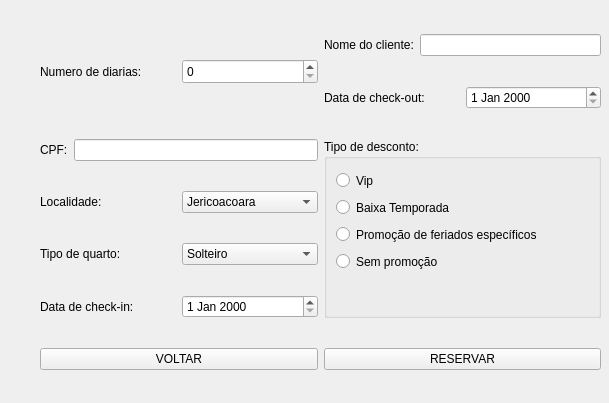
<?xml version="1.0" encoding="UTF-8"?>
<ui version="4.0">
 <class>ReservarDialog</class>
 <widget class="QWidget" name="ReservarDialog">
  <property name="geometry">
   <rect>
    <x>0</x>
    <y>0</y>
    <width>609</width>
    <height>403</height>
   </rect>
  </property>
  <property name="windowTitle">
   <string>Dialog</string>
  </property>
  <widget class="QWidget" name="">
   <property name="geometry">
    <rect>
     <x>40</x>
     <y>10</y>
     <width>561</width>
     <height>391</height>
    </rect>
   </property>
   <layout class="QGridLayout" name="gridLayout">
    <item row="6" column="1">
     <widget class="QPushButton" name="pushButtonReservar">
      <property name="text">
       <string>RESERVAR</string>
      </property>
     </widget>
    </item>
    <item row="6" column="0">
     <widget class="QPushButton" name="pushButtonVoltar">
      <property name="text">
       <string>VOLTAR</string>
      </property>
     </widget>
    </item>
    <item row="0" column="1">
     <layout class="QHBoxLayout" name="horizontalLayout_7">
      <item>
       <widget class="QLabel" name="label_5">
        <property name="text">
         <string>Nome do cliente:</string>
        </property>
       </widget>
      </item>
      <item>
       <widget class="QLineEdit" name="lineEditNomeCliente"/>
      </item>
     </layout>
    </item>
    <item row="1" column="1">
     <layout class="QHBoxLayout" name="horizontalLayout">
      <item>
       <widget class="QLabel" name="label_7">
        <property name="text">
         <string>Data de check-out:</string>
        </property>
       </widget>
      </item>
      <item>
       <widget class="QDateEdit" name="dateEditCheckOut"/>
      </item>
     </layout>
    </item>
    <item row="2" column="1" rowspan="4">
     <widget class="QGroupBox" name="groupBoxDesconto">
      <property name="title">
       <string>Tipo de desconto:</string>
      </property>
      <widget class="QRadioButton" name="radioButtonVip">
       <property name="geometry">
        <rect>
         <x>12</x>
         <y>31</y>
         <width>41</width>
         <height>21</height>
        </rect>
       </property>
       <property name="text">
        <string>Vip</string>
       </property>
      </widget>
      <widget class="QRadioButton" name="radioButtonBaixaTemporada">
       <property name="geometry">
        <rect>
         <x>12</x>
         <y>58</y>
         <width>114</width>
         <height>21</height>
        </rect>
       </property>
       <property name="text">
        <string>Baixa Temporada</string>
       </property>
      </widget>
      <widget class="QRadioButton" name="radioButtonPromocao">
       <property name="geometry">
        <rect>
         <x>12</x>
         <y>85</y>
         <width>201</width>
         <height>21</height>
        </rect>
       </property>
       <property name="text">
        <string>Promoção de feriados específicos</string>
       </property>
      </widget>
      <widget class="QRadioButton" name="radioButtonSemDesconto">
       <property name="geometry">
        <rect>
         <x>12</x>
         <y>112</y>
         <width>105</width>
         <height>21</height>
        </rect>
       </property>
       <property name="text">
        <string>Sem promoção</string>
       </property>
      </widget>
     </widget>
    </item>
    <item row="5" column="0">
     <layout class="QHBoxLayout" name="horizontalLayout_6">
      <item>
       <widget class="QLabel" name="label_2">
        <property name="text">
         <string>Data de check-in:</string>
        </property>
       </widget>
      </item>
      <item>
       <widget class="QDateEdit" name="dateEditCheckIn"/>
      </item>
     </layout>
    </item>
    <item row="4" column="0">
     <layout class="QHBoxLayout" name="horizontalLayout_5">
      <item>
       <widget class="QLabel" name="label_4">
        <property name="text">
         <string>Tipo de quarto:</string>
        </property>
       </widget>
      </item>
      <item>
       <widget class="QComboBox" name="comboBox_2TipoQuarto">
        <item>
         <property name="text">
          <string>Solteiro</string>
         </property>
        </item>
        <item>
         <property name="text">
          <string>Duplo</string>
         </property>
        </item>
        <item>
         <property name="text">
          <string>Triplo</string>
         </property>
        </item>
        <item>
         <property name="text">
          <string>Quádruplo</string>
         </property>
        </item>
        <item>
         <property name="text">
          <string>Casal</string>
         </property>
        </item>
       </widget>
      </item>
     </layout>
    </item>
    <item row="3" column="0">
     <layout class="QHBoxLayout" name="horizontalLayout_4">
      <item>
       <widget class="QLabel" name="label">
        <property name="text">
         <string>Localidade:</string>
        </property>
       </widget>
      </item>
      <item>
       <widget class="QComboBox" name="comboBoxLocalidade">
        <item>
         <property name="text">
          <string>Jericoacoara</string>
         </property>
        </item>
        <item>
         <property name="text">
          <string>Canoa Quebrada</string>
         </property>
        </item>
        <item>
         <property name="text">
          <string>Cumbuco</string>
         </property>
        </item>
       </widget>
      </item>
     </layout>
    </item>
    <item row="2" column="0">
     <layout class="QHBoxLayout" name="horizontalLayout_3">
      <item>
       <widget class="QLabel" name="label_6">
        <property name="text">
         <string>CPF:</string>
        </property>
       </widget>
      </item>
      <item>
       <widget class="QLineEdit" name="lineEditCpfCliente"/>
      </item>
     </layout>
    </item>
    <item row="0" column="0" rowspan="2">
     <layout class="QHBoxLayout" name="horizontalLayout_2">
      <item>
       <widget class="QLabel" name="label_3">
        <property name="text">
         <string>Numero de diarias:</string>
        </property>
       </widget>
      </item>
      <item>
       <widget class="QSpinBox" name="spinBoxDiarias">
        <property name="minimumSize">
         <size>
          <width>73</width>
          <height>25</height>
         </size>
        </property>
       </widget>
      </item>
     </layout>
    </item>
   </layout>
  </widget>
 </widget>
 <resources/>
 <connections/>
</ui>
